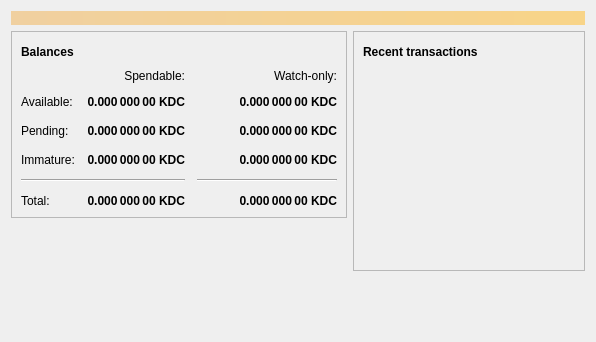
<?xml version="1.0" encoding="UTF-8"?>
<ui version="4.0">
 <class>OverviewPage</class>
 <widget class="QWidget" name="OverviewPage">
  <property name="geometry">
   <rect>
    <x>0</x>
    <y>0</y>
    <width>596</width>
    <height>342</height>
   </rect>
  </property>
  <property name="windowTitle">
   <string>Form</string>
  </property>
  <layout class="QVBoxLayout" name="topLayout">
   <item>
    <widget class="QLabel" name="labelAlerts">
     <property name="visible">
      <bool>false</bool>
     </property>
     <property name="styleSheet">
      <string notr="true">QLabel { background-color: qlineargradient(x1: 0, y1: 0, x2: 1, y2: 0, stop:0 #F0D0A0, stop:1 #F8D488); color:#000000; }</string>
     </property>
     <property name="wordWrap">
      <bool>true</bool>
     </property>
     <property name="margin">
      <number>3</number>
     </property>
     <property name="textInteractionFlags">
      <set>Qt::TextSelectableByMouse</set>
     </property>
    </widget>
   </item>
   <item>
    <layout class="QHBoxLayout" name="horizontalLayout" stretch="1,1">
     <item>
      <layout class="QVBoxLayout" name="verticalLayout_2">
       <item>
        <widget class="QFrame" name="frame">
         <property name="frameShape">
          <enum>QFrame::StyledPanel</enum>
         </property>
         <property name="frameShadow">
          <enum>QFrame::Raised</enum>
         </property>
         <layout class="QVBoxLayout" name="verticalLayout_4">
          <item>
           <layout class="QHBoxLayout" name="horizontalLayout_4">
            <item>
             <widget class="QLabel" name="label_5">
              <property name="font">
               <font>
                <weight>75</weight>
                <bold>true</bold>
               </font>
              </property>
              <property name="text">
               <string>Balances</string>
              </property>
             </widget>
            </item>
            <item>
             <widget class="QPushButton" name="labelWalletStatus">
              <property name="enabled">
               <bool>true</bool>
              </property>
              <property name="maximumSize">
               <size>
                <width>30</width>
                <height>16777215</height>
               </size>
              </property>
              <property name="toolTip">
               <string>The displayed information may be out of date. Your wallet automatically synchronizes with the KadiCoin network after a connection is established, but this process has not completed yet.</string>
              </property>
              <property name="text">
               <string/>
              </property>
              <property name="icon">
               <iconset resource="../bitcoin.qrc">
                <normaloff>:/icons/warning</normaloff>
                <disabledoff>:/icons/warning</disabledoff>:/icons/warning</iconset>
              </property>
              <property name="iconSize">
               <size>
                <width>24</width>
                <height>24</height>
               </size>
              </property>
              <property name="flat">
               <bool>true</bool>
              </property>
             </widget>
            </item>
            <item>
             <spacer name="horizontalSpacer_3">
              <property name="orientation">
               <enum>Qt::Horizontal</enum>
              </property>
              <property name="sizeHint" stdset="0">
               <size>
                <width>40</width>
                <height>20</height>
               </size>
              </property>
             </spacer>
            </item>
           </layout>
          </item>
          <item>
           <layout class="QGridLayout" name="gridLayout">
            <property name="spacing">
             <number>12</number>
            </property>
            <item row="2" column="2">
             <widget class="QLabel" name="labelWatchPending">
              <property name="font">
               <font>
                <weight>75</weight>
                <bold>true</bold>
               </font>
              </property>
              <property name="cursor">
               <cursorShape>IBeamCursor</cursorShape>
              </property>
              <property name="toolTip">
               <string>Unconfirmed transactions to watch-only addresses</string>
              </property>
              <property name="text">
               <string notr="true">0.000 000 00 KDC</string>
              </property>
              <property name="alignment">
               <set>Qt::AlignRight|Qt::AlignTrailing|Qt::AlignVCenter</set>
              </property>
              <property name="textInteractionFlags">
               <set>Qt::LinksAccessibleByMouse|Qt::TextSelectableByKeyboard|Qt::TextSelectableByMouse</set>
              </property>
             </widget>
            </item>
            <item row="2" column="1">
             <widget class="QLabel" name="labelUnconfirmed">
              <property name="font">
               <font>
                <weight>75</weight>
                <bold>true</bold>
               </font>
              </property>
              <property name="cursor">
               <cursorShape>IBeamCursor</cursorShape>
              </property>
              <property name="toolTip">
               <string>Total of transactions that have yet to be confirmed, and do not yet count toward the spendable balance</string>
              </property>
              <property name="text">
               <string notr="true">0.000 000 00 KDC</string>
              </property>
              <property name="alignment">
               <set>Qt::AlignRight|Qt::AlignTrailing|Qt::AlignVCenter</set>
              </property>
              <property name="textInteractionFlags">
               <set>Qt::LinksAccessibleByMouse|Qt::TextSelectableByKeyboard|Qt::TextSelectableByMouse</set>
              </property>
             </widget>
            </item>
            <item row="3" column="2">
             <widget class="QLabel" name="labelWatchImmature">
              <property name="font">
               <font>
                <weight>75</weight>
                <bold>true</bold>
               </font>
              </property>
              <property name="cursor">
               <cursorShape>IBeamCursor</cursorShape>
              </property>
              <property name="toolTip">
               <string>Mined balance in watch-only addresses that has not yet matured</string>
              </property>
              <property name="text">
               <string notr="true">0.000 000 00 KDC</string>
              </property>
              <property name="alignment">
               <set>Qt::AlignRight|Qt::AlignTrailing|Qt::AlignVCenter</set>
              </property>
              <property name="textInteractionFlags">
               <set>Qt::LinksAccessibleByMouse|Qt::TextSelectableByKeyboard|Qt::TextSelectableByMouse</set>
              </property>
             </widget>
            </item>
            <item row="4" column="0" colspan="2">
             <widget class="Line" name="line">
              <property name="orientation">
               <enum>Qt::Horizontal</enum>
              </property>
             </widget>
            </item>
            <item row="4" column="2">
             <widget class="Line" name="lineWatchBalance">
              <property name="sizePolicy">
               <sizepolicy hsizetype="Preferred" vsizetype="Fixed">
                <horstretch>0</horstretch>
                <verstretch>0</verstretch>
               </sizepolicy>
              </property>
              <property name="minimumSize">
               <size>
                <width>140</width>
                <height>0</height>
               </size>
              </property>
              <property name="orientation">
               <enum>Qt::Horizontal</enum>
              </property>
             </widget>
            </item>
            <item row="5" column="0">
             <widget class="QLabel" name="labelTotalText">
              <property name="text">
               <string>Total:</string>
              </property>
             </widget>
            </item>
            <item row="3" column="1">
             <widget class="QLabel" name="labelImmature">
              <property name="font">
               <font>
                <weight>75</weight>
                <bold>true</bold>
               </font>
              </property>
              <property name="cursor">
               <cursorShape>IBeamCursor</cursorShape>
              </property>
              <property name="toolTip">
               <string>Mined balance that has not yet matured</string>
              </property>
              <property name="text">
               <string notr="true">0.000 000 00 KDC</string>
              </property>
              <property name="alignment">
               <set>Qt::AlignRight|Qt::AlignTrailing|Qt::AlignVCenter</set>
              </property>
              <property name="textInteractionFlags">
               <set>Qt::LinksAccessibleByMouse|Qt::TextSelectableByKeyboard|Qt::TextSelectableByMouse</set>
              </property>
             </widget>
            </item>
            <item row="2" column="3">
             <spacer name="horizontalSpacer_2">
              <property name="orientation">
               <enum>Qt::Horizontal</enum>
              </property>
              <property name="sizeHint" stdset="0">
               <size>
                <width>40</width>
                <height>20</height>
               </size>
              </property>
             </spacer>
            </item>
            <item row="3" column="0">
             <widget class="QLabel" name="labelImmatureText">
              <property name="text">
               <string>Immature:</string>
              </property>
             </widget>
            </item>
            <item row="5" column="1">
             <widget class="QLabel" name="labelTotal">
              <property name="font">
               <font>
                <weight>75</weight>
                <bold>true</bold>
               </font>
              </property>
              <property name="cursor">
               <cursorShape>IBeamCursor</cursorShape>
              </property>
              <property name="toolTip">
               <string>Your current total balance</string>
              </property>
              <property name="text">
               <string notr="true">0.000 000 00 KDC</string>
              </property>
              <property name="alignment">
               <set>Qt::AlignRight|Qt::AlignTrailing|Qt::AlignVCenter</set>
              </property>
              <property name="textInteractionFlags">
               <set>Qt::LinksAccessibleByMouse|Qt::TextSelectableByKeyboard|Qt::TextSelectableByMouse</set>
              </property>
             </widget>
            </item>
            <item row="5" column="2">
             <widget class="QLabel" name="labelWatchTotal">
              <property name="font">
               <font>
                <weight>75</weight>
                <bold>true</bold>
               </font>
              </property>
              <property name="cursor">
               <cursorShape>IBeamCursor</cursorShape>
              </property>
              <property name="toolTip">
               <string>Current total balance in watch-only addresses</string>
              </property>
              <property name="text">
               <string notr="true">0.000 000 00 KDC</string>
              </property>
              <property name="alignment">
               <set>Qt::AlignRight|Qt::AlignTrailing|Qt::AlignVCenter</set>
              </property>
              <property name="textInteractionFlags">
               <set>Qt::LinksAccessibleByMouse|Qt::TextSelectableByKeyboard|Qt::TextSelectableByMouse</set>
              </property>
             </widget>
            </item>
            <item row="0" column="2">
             <widget class="QLabel" name="labelWatchonly">
              <property name="text">
               <string>Watch-only:</string>
              </property>
              <property name="alignment">
               <set>Qt::AlignRight|Qt::AlignTrailing|Qt::AlignVCenter</set>
              </property>
             </widget>
            </item>
            <item row="1" column="0">
             <widget class="QLabel" name="labelBalanceText">
              <property name="text">
               <string>Available:</string>
              </property>
             </widget>
            </item>
            <item row="1" column="1">
             <widget class="QLabel" name="labelBalance">
              <property name="font">
               <font>
                <weight>75</weight>
                <bold>true</bold>
               </font>
              </property>
              <property name="cursor">
               <cursorShape>IBeamCursor</cursorShape>
              </property>
              <property name="toolTip">
               <string>Your current spendable balance</string>
              </property>
              <property name="text">
               <string notr="true">0.000 000 00 KDC</string>
              </property>
              <property name="alignment">
               <set>Qt::AlignRight|Qt::AlignTrailing|Qt::AlignVCenter</set>
              </property>
              <property name="textInteractionFlags">
               <set>Qt::LinksAccessibleByMouse|Qt::TextSelectableByKeyboard|Qt::TextSelectableByMouse</set>
              </property>
             </widget>
            </item>
            <item row="1" column="2">
             <widget class="QLabel" name="labelWatchAvailable">
              <property name="font">
               <font>
                <weight>75</weight>
                <bold>true</bold>
               </font>
              </property>
              <property name="cursor">
               <cursorShape>IBeamCursor</cursorShape>
              </property>
              <property name="toolTip">
               <string>Your current balance in watch-only addresses</string>
              </property>
              <property name="text">
               <string notr="true">0.000 000 00 KDC</string>
              </property>
              <property name="alignment">
               <set>Qt::AlignRight|Qt::AlignTrailing|Qt::AlignVCenter</set>
              </property>
              <property name="textInteractionFlags">
               <set>Qt::LinksAccessibleByMouse|Qt::TextSelectableByKeyboard|Qt::TextSelectableByMouse</set>
              </property>
             </widget>
            </item>
            <item row="2" column="0">
             <widget class="QLabel" name="labelPendingText">
              <property name="text">
               <string>Pending:</string>
              </property>
             </widget>
            </item>
            <item row="0" column="1">
             <widget class="QLabel" name="labelSpendable">
              <property name="text">
               <string>Spendable:</string>
              </property>
              <property name="alignment">
               <set>Qt::AlignRight|Qt::AlignTrailing|Qt::AlignVCenter</set>
              </property>
             </widget>
            </item>
           </layout>
          </item>
         </layout>
        </widget>
       </item>
       <item>
        <spacer name="verticalSpacer">
         <property name="orientation">
          <enum>Qt::Vertical</enum>
         </property>
         <property name="sizeHint" stdset="0">
          <size>
           <width>20</width>
           <height>40</height>
          </size>
         </property>
        </spacer>
       </item>
      </layout>
     </item>
     <item>
      <layout class="QVBoxLayout" name="verticalLayout_3">
       <item>
        <widget class="QFrame" name="frame_2">
         <property name="frameShape">
          <enum>QFrame::StyledPanel</enum>
         </property>
         <property name="frameShadow">
          <enum>QFrame::Raised</enum>
         </property>
         <layout class="QVBoxLayout" name="verticalLayout">
          <item>
           <layout class="QHBoxLayout" name="horizontalLayout_2">
            <item>
             <widget class="QLabel" name="label_4">
              <property name="font">
               <font>
                <weight>75</weight>
                <bold>true</bold>
               </font>
              </property>
              <property name="text">
               <string>Recent transactions</string>
              </property>
             </widget>
            </item>
            <item>
             <widget class="QPushButton" name="labelTransactionsStatus">
              <property name="enabled">
               <bool>true</bool>
              </property>
              <property name="maximumSize">
               <size>
                <width>30</width>
                <height>16777215</height>
               </size>
              </property>
              <property name="toolTip">
               <string>The displayed information may be out of date. Your wallet automatically synchronizes with the KadiCoin network after a connection is established, but this process has not completed yet.</string>
              </property>
              <property name="text">
               <string/>
              </property>
              <property name="icon">
               <iconset resource="../bitcoin.qrc">
                <normaloff>:/icons/warning</normaloff>
                <disabledoff>:/icons/warning</disabledoff>:/icons/warning</iconset>
              </property>
              <property name="iconSize">
               <size>
                <width>24</width>
                <height>24</height>
               </size>
              </property>
              <property name="flat">
               <bool>true</bool>
              </property>
             </widget>
            </item>
            <item>
             <spacer name="horizontalSpacer">
              <property name="orientation">
               <enum>Qt::Horizontal</enum>
              </property>
              <property name="sizeHint" stdset="0">
               <size>
                <width>40</width>
                <height>20</height>
               </size>
              </property>
             </spacer>
            </item>
           </layout>
          </item>
          <item>
           <widget class="QListView" name="listTransactions">
            <property name="styleSheet">
             <string notr="true">QListView { background: transparent; }</string>
            </property>
            <property name="frameShape">
             <enum>QFrame::NoFrame</enum>
            </property>
            <property name="verticalScrollBarPolicy">
             <enum>Qt::ScrollBarAlwaysOff</enum>
            </property>
            <property name="horizontalScrollBarPolicy">
             <enum>Qt::ScrollBarAlwaysOff</enum>
            </property>
            <property name="selectionMode">
             <enum>QAbstractItemView::NoSelection</enum>
            </property>
           </widget>
          </item>
         </layout>
        </widget>
       </item>
       <item>
        <spacer name="verticalSpacer_2">
         <property name="orientation">
          <enum>Qt::Vertical</enum>
         </property>
         <property name="sizeHint" stdset="0">
          <size>
           <width>20</width>
           <height>40</height>
          </size>
         </property>
        </spacer>
       </item>
      </layout>
     </item>
    </layout>
   </item>
  </layout>
 </widget>
 <resources/>
 <connections/>
</ui>
